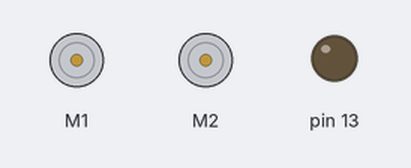
Bench run of a sketch on a simulated Arduino Leonardo, built with avr-gcc and run on an emulated ATmega32U4. Shown: 2 × DC motor (green arrow = forward, orange = backward, longer = faster), output pins drawn as LEDs (lit = HIGH).

Above: at 7.4 s.
Timing chart, 0 to 10.0 s (numbered marks = the images above):
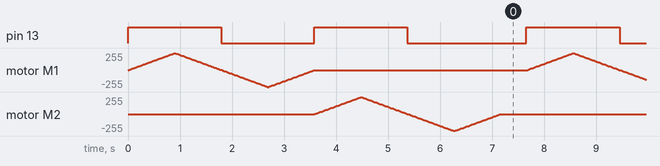

Measured:
- by itself, pin 13: repeats every 7.7 s: LOW 1.8 s, HIGH 1.8 s, LOW 2.3 s, HIGH 1.8 s

The sketch:

h87.ino
```cpp
/* This example drives each motor connected to the A-Star
32U4 Robot Controller forward, then backward.  The yellow
user LED is on when a motor is set to a positive speed and
off when a motor is set to a negative speed. */

#include <AStar32U4.h>

AStar32U4Motors motors;

void setup()
{
  // Uncomment to flip a motor's direction:
  //motors.flipM1(true);
  //motors.flipM2(true);
}

void loop()
{
  // Run motor 1 forward.
  ledYellow(1);
  for (int speed = 0; speed <= 400; speed++)
  {
    motors.setM1Speed(speed);
    delay(2);
  }
  for (int speed = 400; speed >= 0; speed--)
  {
    motors.setM1Speed(speed);
    delay(2);
  }

  // Run motor 1 backward.
  ledYellow(0);
  for (int speed = 0; speed >= -400; speed--)
  {
    motors.setM1Speed(speed);
    delay(2);
  }
  for (int speed = -400; speed <= 0; speed++)
  {
    motors.setM1Speed(speed);
    delay(2);
  }

  // Run motor 2 forward.
  ledYellow(1);
  for (int speed = 0; speed <= 400; speed++)
  {
    motors.setM2Speed(speed);
    delay(2);
  }
  for (int speed = 400; speed >= 0; speed--)
  {
    motors.setM2Speed(speed);
    delay(2);
  }

  // Run motor 2 backward.
  ledYellow(0);
  for (int speed = 0; speed >= -400; speed--)
  {
    motors.setM2Speed(speed);
    delay(2);
  }
  for (int speed = -400; speed <= 0; speed++)
  {
    motors.setM2Speed(speed);
    delay(2);
  }

  delay(500);
}
```
